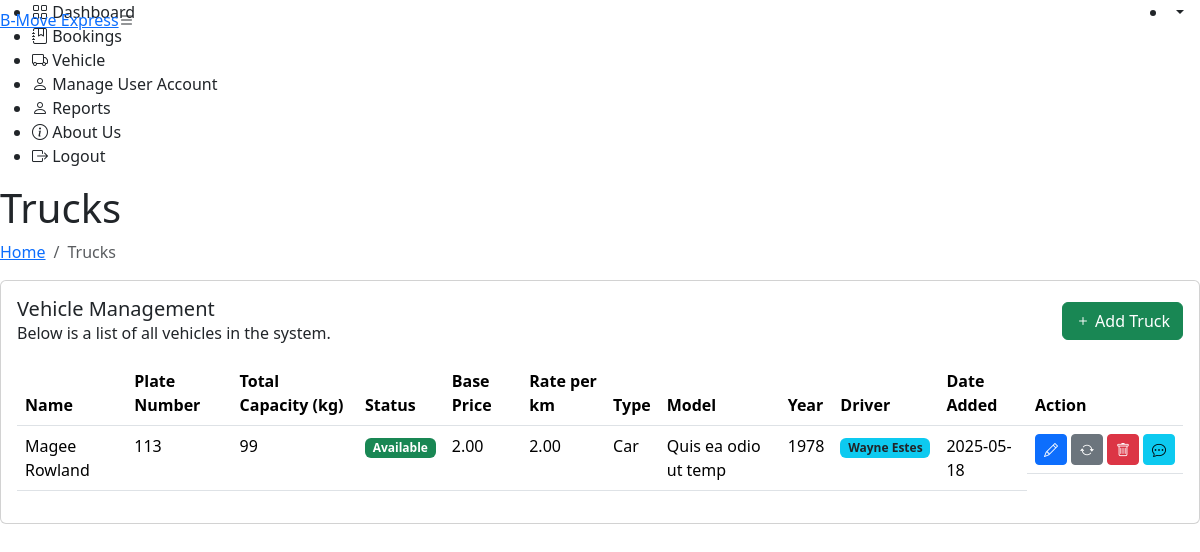
/vehicle, run on the app's committed database.
### tables this page shows
create table vehicles (
    vehicleid CHAR(36) PRIMARY KEY,
    name varchar(100),
    platenumber varchar(20) unique,
    totalcapacitykg int,
    status enum('available', 'in use', 'under maintenance', 'unavailable') default 'available',
    baseprice decimal(10, 2),
    rateperkm decimal(10, 2),
    type varchar(50),
    model varchar(50),
    year year,

    date_added date default current_date(),
    driver_uid char(36) NULL

);

CREATE TABLE users (
    uid CHAR(36) PRIMARY KEY,
    username VARCHAR(50) NOT NULL UNIQUE,
    full_name VARCHAR(100) NOT NULL,
    contact_number VARCHAR(11) NOT NULL,
    email_address VARCHAR(100) NOT NULL UNIQUE,
    password VARCHAR(255) NOT NULL,
    account_type ENUM('admin', 'customer','driver') NOT NULL,
    created_at TIMESTAMP DEFAULT CURRENT_TIMESTAMP
);

### index.php (called while the page is built, shortened)
<?php
try {
    $requestUri = explode('?', $_SERVER['REQUEST_URI'])[0];
    $request = trim(str_replace('/bmove-v2/', '', $requestUri), '/');
    $request = preg_replace('/[^a-zA-Z0-9_-]/', '', $request);
    $request = $request ?: '';
    $routes = [
        'home' => ['file' => 'view/home/index.php', 'title' => 'Home', 'auth_required' => false, 'layout' => 'view/layouts/app.php'],
        '' => ['file' => 'view/home/index.php', 'title' => 'Home', 'auth_required' => false, 'layout' => 'view/layouts/app.php'],
        'register' => ['file' => 'view/auth/register.php', 'title' => 'Register', 'auth_required' => false, 'layout' => 'view/layouts/app.php'],
        'dashboard' => ['file' => 'view/users/dashboard.php', 'title' => 'Dashboard', 'auth_required' => true, 'layout' => 'view/layouts/app.php'],
        'login' => ['file' => 'view/auth/login.php', 'title' => 'Login', 'auth_required' => false, 'layout' => 'view/layouts/app.php'],
        'bookings' => ['file' => 'view/bookings/index.php', 'title' => 'Bookings', 'auth_required' => true, 'layout' => 'view/layouts/app.php'],
        'vehicle' => ['file' => 'view/vehicle/index.php', 'title' => 'Trucks', 'auth_required' => true, 'layout' => 'view/layouts/app.php'],
        'manage-user-account' => ['file' => 'view/users/manage-user-account.php', 'title' => 'Manage User Account', 'auth_required' => true, 'layout' => 'view/layouts/app.php'],
        'about-us' => ['file' => 'view/about-us/index.php', 'title' => 'About Us', 'auth_required' => true, 'layout' => 'view/layouts/app.php'],
        'book' => ['file' => 'view/bookings/book.php', 'title' => 'Book', 'auth_required' => true, 'layout' => 'view/layouts/app.php'],
        'customer-dashboard' => ['file' => 'view/customer/dashboard.php', 'title' => 'Customer Dashboard', 'auth_required' => true, 'layout' => 'view/layouts/app.php'],
        'create-booking' => ['file' => 'view/home/index.php', 'title' => 'Create Booking', 'auth_required' => true, 'layout' => 'view/layouts/app.php'],
        'driver-dashboard' => ['file' => 'view/driver/dashboard.php', 'title' => 'Driver Dashboard', 'auth_required' => true, 'layout' => 'view/layouts/app.php'],
        'report' => ['file' => 'view/report/index.php', 'title' => 'Report', 'auth_required' => true, 'layout' => 'view/layouts/app.php'],
    ];
    $title = $routes[$request]['title'];
    require_once __DIR__ . '/' . $routes[$request]['layout'];
} catch (Exception $e) {
    error_log($e->getMessage());
    echo $e->getMessage();
    http_response_code(500);
    exit;
}

### view/vehicle/index.php (the view, shortened to what this page needs)
<main id="main" class="main">
  <div class="pagetitle">
    <h1><?php echo $title ?></h1>
    <nav>
      <ol class="breadcrumb">
        <li class="breadcrumb-item"><a href="dashboard">Home</a></li>
        <li class="breadcrumb-item active"><?php echo $title ?></li>
      </ol>
    </nav>
  </div>
  <section class="section">
    <div class="row">
      <div class="col-lg-12">
        <div class="card overflow-auto">
          <div class="card-body">
            <div class="d-flex justify-content-between align-items-center mb-3">
              <div>
                <h5 class="card-title mb-0">Vehicle Management</h5>
                <p class="mb-0">Below is a list of all vehicles in the system.</p>
              </div>
              <button type="button" class="btn btn-success" data-bs-toggle="modal" data-bs-target="#addTruckModal">
                <i class="bi bi-plus"></i> Add Truck
              </button>
            </div>
            <div class="table-responsive">
              <table class="table datatable">
                <thead>
                  <tr>
                    <th>Name</th>
                    <th>Plate Number</th>
                    <th>Total Capacity (kg)</th>
                    <th>Status</th>
                    <th>Base Price</th>
                    <th>Rate per km</th>
                    <th>Type</th>
                    <th>Model</th>
                    <th>Year</th>
                    <th>Driver</th>
                    <th data-type="date" data-format="YYYY/DD/MM">Date Added</th>
                    <th>Action</th>
                  </tr>
                </thead>
                <tbody>
                  <?php
                  $sql = "SELECT v.*, u.full_name AS driver_name FROM vehicles v LEFT JOIN users u ON v.driver_uid = u.uid ORDER BY v.date_added DESC";
                  $result = $conn->query($sql);
                  if ($result && $result->num_rows > 0) {
                    while ($row = $result->fetch_assoc()) {
                      echo "<tr>";
                      echo "<td>" . htmlspecialchars($row['name']) . "</td>";
                      echo "<td>" . htmlspecialchars($row['platenumber']) . "</td>";
                      echo "<td>" . number_format($row['totalcapacitykg']) . "</td>";
                      $status = ucwords($row['status']);
                      $badgeClass = 'secondary';
                      switch (strtolower($row['status'])) {
                        case 'available':
                          $badgeClass = 'success';
                          break;
                      }
                      echo "<td><span class='badge bg-$badgeClass'>$status</span></td>";
                      echo "<td>" . number_format($row['baseprice'], 2) . "</td>";
                      echo "<td>" . number_format($row['rateperkm'], 2) . "</td>";
                      echo "<td>" . htmlspecialchars($row['type']) . "</td>";
                      echo "<td>" . htmlspecialchars($row['model']) . "</td>";
                      echo "<td>" . htmlspecialchars($row['year']) . "</td>";
                      $driverName = $row['driver_name'] ?? 'Unassigned';
                      if ($driverName === 'Unassigned' || empty($driverName)) {
                        echo "<td><span class='badge bg-secondary'>Unassigned</span></td>";
                      } else {
                        echo "<td><span class='badge bg-info text-dark'>" . htmlspecialchars($driverName) . "</span></td>";
                      }
                      $dateAdded = date('Y-m-d', strtotime($row['date_added']));
                      echo "<td>" . htmlspecialchars($dateAdded) . "</td>";
                      echo '<td class="d-flex gap-1 justify-content-center">
                      <button type="button" class="btn btn-sm btn-primary" title="Edit" onclick="editTruck(\'' . htmlspecialchars($row['vehicleid'], ENT_QUOTES) . '\')" data-bs-toggle="modal" data-bs-target="#updateTruckModal">
                        <i class="bi bi-pencil"></i>
                      </button>
                      <button type="button" class="btn btn-sm btn-secondary" title="Update Status" onclick="updateStatus(\'' . htmlspecialchars($row['vehicleid'], ENT_QUOTES) . '\')" data-bs-toggle="modal" data-bs-target="#updateStatusModal">
                        <i class="bi bi-arrow-repeat"></i>
                      </button>
                      <button type="button" class="btn btn-sm btn-danger" title="Delete" onclick="deleteQuestion(\'' . htmlspecialchars($row['vehicleid'], ENT_QUOTES) . '\') ">
                        <i class="bi bi-trash"></i>
                      </button>
                      <button type="button" class="btn btn-sm btn-info" title="View Comments" onclick="viewComments(\'' . htmlspecialchars($row['vehicleid'], ENT_QUOTES) . '\')" data-bs-toggle="modal" data-bs-target="#viewCommentsModal">
                        <i class="bi bi-chat-dots"></i>
                      </button>
                    </td>';
                      echo "</tr>";
                    }
                  } else {
                    echo '<tr><td colspan="12" class="text-center">No trucks found.</td></tr>';
                  }
                  ?>
                </tbody>
              </table>
            </div>
          </div>
        </div>
      </div>
    </div>
  </section>
</main>

### data on the page
vehicles: name "Magee Rowland", platenumber "113", totalcapacitykg "99", status "Available", baseprice "2.00", rateperkm "2.00", type "Car", model "Quis ea odio ut temp", year "1978", users.full_name "Wayne Estes", date_added "2025-05-18"

### other printed values
$title "Trucks"
